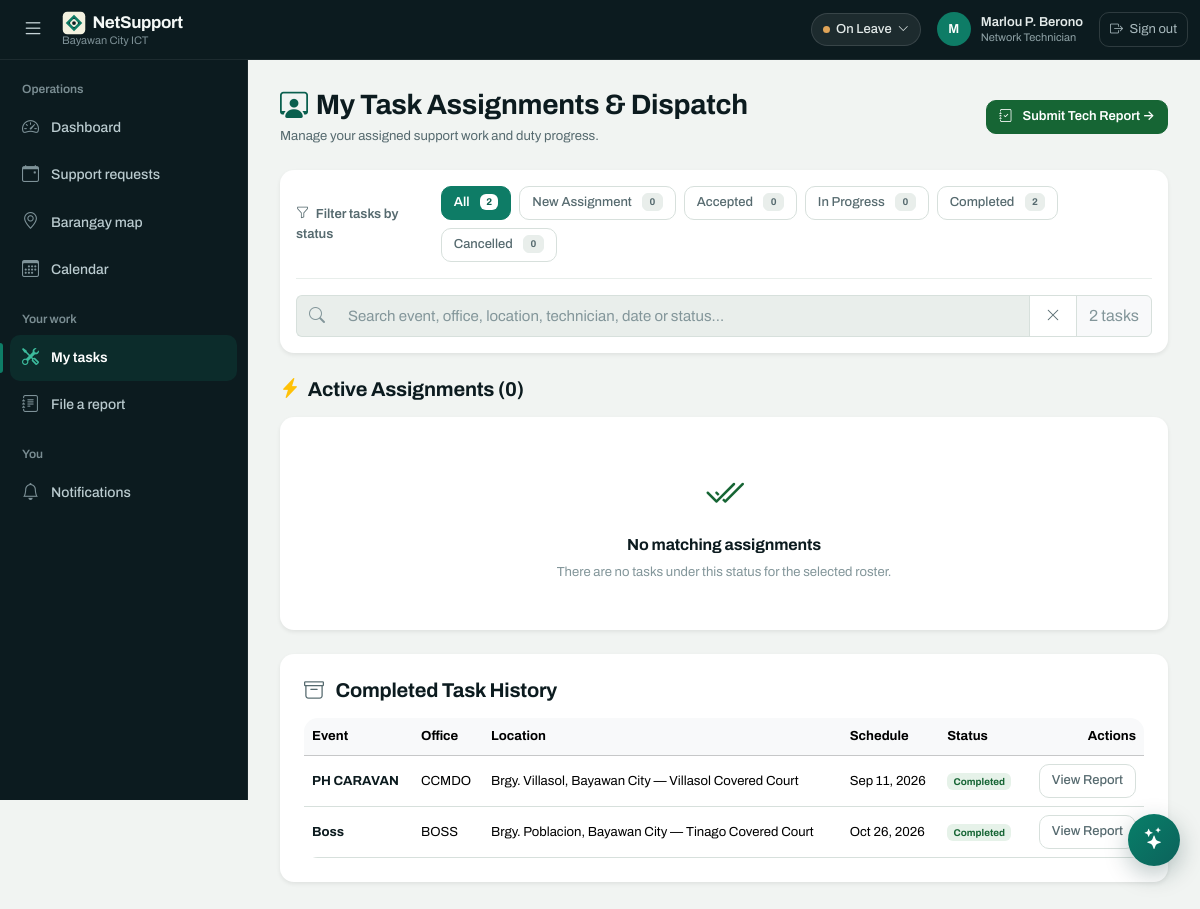
/my_tasks.php (signed in), run on the app's committed database.
### tables this page shows
CREATE TABLE `technician_availability` (
  `technician_id` int(10) UNSIGNED NOT NULL,
  `is_team_lead` tinyint(1) NOT NULL DEFAULT 0,
  `availability` enum('Available','Busy','On Leave','Unavailable') DEFAULT 'Available',
  `updated_at` timestamp NOT NULL DEFAULT current_timestamp() ON UPDATE current_timestamp()
);

CREATE TABLE `event_assignments` (
  `id` int(10) UNSIGNED NOT NULL,
  `event_id` int(10) UNSIGNED NOT NULL,
  `technician_id` int(10) UNSIGNED NOT NULL,
  `is_team_lead` tinyint(1) NOT NULL DEFAULT 0,
  `assigned_by` int(10) UNSIGNED NOT NULL,
  `assigned_at` timestamp NOT NULL DEFAULT current_timestamp(),
  `status` enum('New Assignment','Accepted','In Progress','Completed','Cancelled') DEFAULT 'New Assignment',
  `accepted_at` datetime DEFAULT NULL,
  `started_at` datetime DEFAULT NULL,
  `completed_at` datetime DEFAULT NULL,
  `completion_notes` text DEFAULT NULL,
  `problems` text DEFAULT NULL,
  `actions_taken` text DEFAULT NULL
);

CREATE TABLE `events` (
  `id` int(10) UNSIGNED NOT NULL,
  `title` varchar(200) NOT NULL,
  `description` text DEFAULT NULL,
  `office_id` int(10) UNSIGNED NOT NULL,
  `category` varchar(60) NOT NULL,
  `location` varchar(200) NOT NULL,
  `latitude` decimal(9,6) DEFAULT NULL,
  `longitude` decimal(9,6) DEFAULT NULL,
  `start_at` datetime NOT NULL,
  `end_at` datetime NOT NULL,
  `priority` enum('Low','Normal','High','Urgent') DEFAULT 'Normal',
  `participants` int(10) UNSIGNED DEFAULT 0,
  `bandwidth_mbps` int(10) UNSIGNED DEFAULT 0,
  `primary_connection` varchar(100) DEFAULT NULL,
  `backup_connection` varchar(100) DEFAULT NULL,
  `notes` text DEFAULT NULL,
  `status` enum('New','Pending','Assigned','In Progress','Completed','Cancelled','Rescheduled') DEFAULT 'New',
  `travel_order_status` enum('Not Created','Ongoing','Completed') NOT NULL DEFAULT 'Not Created',
  `travel_order_no` varchar(40) DEFAULT NULL,
  `travel_order_created_by` int(10) UNSIGNED DEFAULT NULL,
  `travel_order_created_at` datetime DEFAULT NULL,
  `travel_order_completed_at` datetime DEFAULT NULL,
  `created_by` int(10) UNSIGNED NOT NULL,
  `created_at` timestamp NOT NULL DEFAULT current_timestamp()
);

CREATE TABLE `offices` (
  `id` int(10) UNSIGNED NOT NULL,
  `name` varchar(120) NOT NULL,
  `department` varchar(120) DEFAULT NULL,
  `created_at` timestamp NOT NULL DEFAULT current_timestamp()
);

### config.php (called while the page is built, shortened)
<?php
function db(): PDO {
    static $pdo;
    if (!$pdo) {
        $pdo = new PDO(
            'mysql:host='.DB_HOST.';port='.DB_PORT.';dbname='.DB_NAME.';charset=utf8mb4',
            DB_USER, DB_PASS,
            [
                PDO::ATTR_ERRMODE            => PDO::ERRMODE_EXCEPTION,
                PDO::ATTR_DEFAULT_FETCH_MODE => PDO::FETCH_ASSOC,
                PDO::ATTR_EMULATE_PREPARES   => false,
            ]
        );
        $pdo->exec("SET time_zone = '+08:00'");
    }
    return $pdo;
}
function h(?string $value): string { return htmlspecialchars((string)$value, ENT_QUOTES, 'UTF-8'); }
function user(): ?array { return $_SESSION['user'] ?? null; }
function is_field_staff(): bool { return in_array(user()['role'] ?? '', ['Network Technician', 'CCS Staff'], true); }
function status_class(string $status): string { return match($status) { 'Completed' => 'success', 'In Progress' => 'primary', 'Assigned','Accepted' => 'info', 'Urgent' => 'danger', 'Cancelled' => 'danger', 'Rescheduled','Pending','Ongoing' => 'warning', default => 'secondary' }; }

### my_tasks.php (the view, shortened to what this page needs)
<?php
require_once 'config.php';
$me = user();
$userId = (int)$me['id'];
$isTech = is_field_staff();
$viewingOwnTasks = $isTech || (($_GET['view'] ?? '') === 'mine');
$taskStatusOptions = [
    'all' => 'All',
    'new' => 'New Assignment',
    'accepted' => 'Accepted',
    'in_progress' => 'In Progress',
    'completed' => 'Completed',
    'cancelled' => 'Cancelled',
];
$taskStatusFilter = (string)($_GET['status'] ?? $_POST['task_filter'] ?? 'all');
$sql = "SELECT a.*, e.title event_title, e.start_at, e.end_at, e.location, e.priority, e.category, e.primary_connection, e.backup_connection, o.name office_name, u.full_name technician_name
        FROM event_assignments a
        JOIN events e ON e.id = a.event_id
        JOIN offices o ON o.id = e.office_id
        JOIN users u ON u.id = a.technician_id
        WHERE " . ($viewingOwnTasks ? "a.technician_id = $userId" : "1=1") . "
        ORDER BY CASE WHEN a.status IN ('New Assignment', 'Accepted', 'In Progress') THEN 0 ELSE 1 END, e.start_at ASC";
$myAssignments = db()->query($sql)->fetchAll();
$taskStatusCounts = array_fill_keys(array_keys($taskStatusOptions), 0);
$taskStatusCounts['all'] = count($myAssignments);
foreach ($myAssignments as $task) {
    $countKey = array_search($task['status'], $taskStatusOptions, true);
    if ($countKey !== false && $countKey !== 'all') {
        $taskStatusCounts[$countKey]++;
    }
}
$activeTasks = [];
$completedTasks = [];
foreach ($myAssignments as $task) {
    $qEq = db()->prepare('SELECT ee.quantity, eq.name, eq.category FROM event_equipment ee JOIN equipment eq ON eq.id = ee.equipment_id WHERE ee.event_id = ?');
    $qEq->execute([$task['event_id']]);
    $task['equipment'] = $qEq->fetchAll();
    $qChk = db()->prepare('SELECT * FROM event_checklists WHERE assignment_id = ? ORDER BY id ASC');
    $qChk->execute([$task['id']]);
    $task['checklists'] = $qChk->fetchAll();
    if (in_array($task['status'], ['Completed', 'Cancelled'])) {
        $completedTasks[] = $task;
    } else {
        $activeTasks[] = $task;
    }
}
require 'partials/header.php';
$showActiveSection = in_array($taskStatusFilter, ['all', 'new', 'accepted', 'in_progress'], true);
$showHistorySection = in_array($taskStatusFilter, ['all', 'completed', 'cancelled'], true);
?>
<div class="d-flex flex-column flex-md-row justify-content-between align-items-md-center gap-3 mb-4">
    <div>
        <h3 class="fw-bold text-dark mb-1">
            <i class="bi bi-person-workspace text-primary me-2"></i><?= $viewingOwnTasks ? 'My Task Assignments &amp; Dispatch' : 'Technician Task Roster' ?>
        </h3>
        <p class="text-secondary small mb-0"><?= $viewingOwnTasks ? 'Manage your assigned support work and duty progress.' : 'Review technician assignments and their current status.' ?></p>
    </div>
    <div class="d-flex gap-2">
        <a href="tech_report.php" class="btn btn-success btn-sm fw-semibold">
            <i class="bi bi-journal-check me-1"></i> Submit Tech Report &rarr;
        </a>
    </div>
</div>
<div class="card stat-card border-0 p-3 mb-4 bg-white shadow-sm">
    <div class="d-flex flex-column flex-lg-row justify-content-between align-items-lg-center gap-2">
        <div class="small fw-semibold text-secondary"><i class="bi bi-funnel me-1"></i> Filter tasks by status</div>
        <div class="d-flex flex-wrap gap-2" role="group" aria-label="Filter technician tasks by status">
            <?php foreach ($taskStatusOptions as $filterKey => $filterLabel): ?>
                <?php
                $filterParams = [];
                if ($filterKey !== 'all') $filterParams['status'] = $filterKey;
                $filterUrl = 'my_tasks.php' . ($filterParams ? '?' . http_build_query($filterParams) : '');
                ?>
                <a href="<?= h($filterUrl) ?>" class="btn btn-sm <?= $taskStatusFilter === $filterKey ? 'btn-primary' : 'btn-outline-secondary' ?>">
                    <?= h($filterLabel) ?>
                    <span class="badge <?= $taskStatusFilter === $filterKey ? 'bg-white text-primary' : 'bg-light text-secondary border' ?> ms-1"><?= (int)$taskStatusCounts[$filterKey] ?></span>
                </a>
            <?php endforeach; ?>
        </div>
    </div>
    <div class="input-group mt-3 pt-3 border-top" role="search">
        <span class="input-group-text bg-light border-end-0"><i class="bi bi-search text-muted" aria-hidden="true"></i></span>
        <input type="search" id="taskRosterSearch" class="form-control bg-light border-start-0" placeholder="Search event, office, location, technician, date or status..." autocomplete="off" aria-label="Search technician tasks">
        <button type="button" class="btn btn-outline-secondary" id="clearTaskRosterSearch" aria-label="Clear task search"><i class="bi bi-x-lg"></i></button>
        <span class="input-group-text small text-muted" id="taskSearchSummary" aria-live="polite"></span>
    </div>
</div>
<?php if ($showActiveSection): ?>
<div class="mb-5" id="activeTaskSection">
    <div class="d-flex align-items-center justify-content-between mb-3">
        <h5 class="fw-bold text-dark mb-0">
            <i class="bi bi-lightning-charge-fill text-warning me-2"></i>Active Assignments (<span id="activeTaskCount"><?= count($activeTasks) ?></span>)
        </h5>
    </div>
    <?php if (empty($activeTasks)): ?>
        <div class="card stat-card border-0 p-5 text-center bg-white shadow-sm task-empty-state">
            <div class="fs-1 text-muted mb-2"><i class="bi bi-check2-all text-success"></i></div>
            <h6 class="fw-bold text-dark">No matching assignments</h6>
            <p class="text-muted small mb-0">There are no tasks under this status for the selected roster.</p>
        </div>
    <?php endif; ?>
</div>
<?php endif; ?>
<?php if ($showHistorySection): ?>
<?php if (!empty($completedTasks)): ?>
<div class="card stat-card border-0 p-4 bg-white shadow-sm mb-4" id="historyTaskSection">
    <h5 class="fw-bold text-dark mb-3"><i class="bi bi-archive text-secondary me-2"></i> <?= $taskStatusFilter === 'cancelled' ? 'Cancelled Task History' : 'Completed Task History' ?></h5>
    <div class="table-responsive">
        <table class="table table-hover align-middle mb-0">
            <thead class="table-light small">
                <tr>
                    <th>Event</th>
                    <th>Office</th>
                    <th>Location</th>
                    <th>Schedule</th>
                    <th>Status</th>
                    <th class="text-end">Actions</th>
                </tr>
            </thead>
            <tbody class="small">
                <?php foreach ($completedTasks as $ct): ?>
                    <?php $historySearchText = implode(' ', [$ct['event_title'], $ct['office_name'], $ct['location'], $ct['technician_name'], $ct['category'], $ct['status'], date('M j Y', strtotime($ct['start_at']))]); ?>
                    <tr class="task-search-item" data-task-section="history" data-task-search="<?= h(strtolower($historySearchText)) ?>">
                        <td class="fw-bold text-dark">
                            <a href="event.php?id=<?= $ct['event_id'] ?>" class="text-decoration-none text-dark">
                                <?= h($ct['event_title']) ?>
                            </a>
                        </td>
                        <td><?= h($ct['office_name']) ?></td>
                        <td><?= h($ct['location']) ?></td>
                        <td><?= date('M j, Y', strtotime($ct['start_at'])) ?></td>
                        <td><span class="badge badge-soft-<?= status_class($ct['status']) ?>"><?= h($ct['status']) ?></span></td>
                        <td class="text-end">
                            <a href="tech_report.php?id=<?= $ct['event_id'] ?>" class="btn btn-sm btn-outline-secondary py-0">View Report</a>
                        </td>
                    </tr>
                <?php endforeach; ?>
            </tbody>
        </table>
    </div>
</div>
<?php endif; ?>
<?php endif; ?>
<?php require 'partials/footer.php'; ?>

### partials/header.php (shortened to what this page needs)
<?php
require_once __DIR__ . '/../config.php';
$me   = user();
$page = basename($_SERVER['PHP_SELF']);
$isTech = is_field_staff();
$canHaveDutyStatus = $isTech || in_array($me['role'], ['Administrator', 'Super Administrator'], true);
$myAvailability = 'Available';
if ($canHaveDutyStatus) {
    $q = db()->prepare('SELECT availability FROM technician_availability WHERE technician_id = ?');
    $q->execute([$me['id']]);
    $myAvailability = $q->fetchColumn() ?: 'Available';
}
?>
<!doctype html>
<html lang="en">
<head>
    <link href="https://cdn.jsdelivr.net/npm/bootstrap@5.3.3/dist/css/bootstrap.min.css" rel="stylesheet">
    <link rel="stylesheet" href="https://cdn.jsdelivr.net/npm/bootstrap-icons@1.11.3/font/bootstrap-icons.min.css">
    <link href="assets/app.css?v=<?= (int) filemtime(__DIR__ . '/../assets/app.css') ?>" rel="stylesheet">
</head>
<body>
<nav class="navbar navbar-dark app-navbar sticky-top">
    <div class="container-fluid p-0 d-flex align-items-center gap-2">
        <button class="icon-btn" id="sidebarToggle" type="button"
                aria-label="Open navigation" aria-controls="appSidebar" aria-expanded="false">
            <i class="bi bi-list" aria-hidden="true"></i>
        </button>
        <a class="brand-title" href="index.php">
            <span class="wordmark"><img class="brand-mark" src="assets/netsupport-mark.svg" alt=""> NetSupport</span>
            <span class="city">Bayawan City ICT</span>
        </a>
        <div class="d-flex align-items-center gap-2 gap-md-3 ms-auto">
            <?php if ($canHaveDutyStatus): ?>
                <div class="dropdown">
                    <button class="duty-btn <?= $myAvailability === 'Available' ? '' : 'is-off' ?>" type="button"
                            data-bs-toggle="dropdown" aria-expanded="false">
                        <span class="dot" aria-hidden="true"></span>
                        <span><?= h($myAvailability) ?></span>
                        <i class="bi bi-chevron-down" style="font-size:.6875rem" aria-hidden="true"></i>
                    </button>
                </div>
            <?php endif; ?>
            <div class="who">
                <span class="avatar" aria-hidden="true"><?= strtoupper(substr($me['full_name'], 0, 1)) ?></span>
                <span class="d-none d-md-block">
                    <span class="name d-block"><?= h($me['full_name']) ?></span>
                    <span class="role d-block"><?= h($me['role']) ?></span>
                </span>
            </div>
            <a href="logout.php" class="signout">
                <i class="bi bi-box-arrow-right" aria-hidden="true"></i>
                <span>Sign out</span>
            </a>
        </div>
    </div>
</nav>
<div class="app-wrapper">
    <aside class="app-sidebar" id="appSidebar" aria-label="Main navigation">
        <div class="sidebar-heading">Operations</div>
        <a href="index.php" class="sidebar-nav-link <?= $page === 'index.php' ? 'active' : '' ?>" data-label="Dashboard">
            <i class="bi bi-speedometer2" aria-hidden="true"></i>
            <span class="nav-label">Dashboard</span>
        </a>
        <a href="events.php" class="sidebar-nav-link <?= in_array($page, ['events.php', 'event.php']) ? 'active' : '' ?>" data-label="Support requests">
            <i class="bi bi-calendar-event" aria-hidden="true"></i>
            <span class="nav-label">Support requests</span>
        </a>
        <a href="map.php" class="sidebar-nav-link <?= $page === 'map.php' ? 'active' : '' ?>" data-label="Barangay map">
            <i class="bi bi-geo-alt" aria-hidden="true"></i>
            <span class="nav-label">Barangay map</span>
        </a>
        <a href="calendar.php" class="sidebar-nav-link <?= $page === 'calendar.php' ? 'active' : '' ?>" data-label="Calendar">
            <i class="bi bi-calendar3" aria-hidden="true"></i>
            <span class="nav-label">Calendar</span>
        </a>
        <?php if ($isTech): ?>
            <div class="sidebar-heading">Your work</div>
            <a href="my_tasks.php" class="sidebar-nav-link <?= $page === 'my_tasks.php' ? 'active' : '' ?>" data-label="My tasks">
                <i class="bi bi-tools" aria-hidden="true"></i>
                <span class="nav-label">My tasks</span>
            </a>
            <a href="tech_report.php" class="sidebar-nav-link <?= $page === 'tech_report.php' ? 'active' : '' ?>" data-label="File a report">
                <i class="bi bi-journal-text" aria-hidden="true"></i>
                <span class="nav-label">File a report</span>
            </a>
        <?php endif; ?>
        <div class="sidebar-heading">You</div>
        <a href="notifications.php" class="sidebar-nav-link <?= $page === 'notifications.php' ? 'active' : '' ?>" data-label="Notifications">
            <i class="bi bi-bell" aria-hidden="true"></i>
            <span class="nav-label">Notifications</span>
        </a>
    </aside>
    <main class="app-content" id="mainContent">

### data on the page
technician_availability: availability "On Leave"
event_assignments: event.title "PH CARAVAN", offices.name "CCMDO", event.location "Brgy. Villasol, Bayawan City — Villasol Covered Court", event.start_at "Sep 11, 2026", status "Completed"
event_assignments: event.title "Boss", offices.name "BOSS", event.location "Brgy. Poblacion, Bayawan City — Tinago Covered Court", event.start_at "Oct 26, 2026", status "Completed"

### other printed values
substr($me['full_name'], 0, 1) "M"
$me['full_name'] "Marlou P. Berono"
$me['role'] "Network Technician"
$filterLabel "All"
$taskStatusCounts[$filterKey] "2"
$filterLabel "New Assignment"
$taskStatusCounts[$filterKey] "0"
$filterLabel "Accepted"
$filterLabel "In Progress"
$filterLabel "Completed"
$filterLabel "Cancelled"
count($activeTasks) "0"
